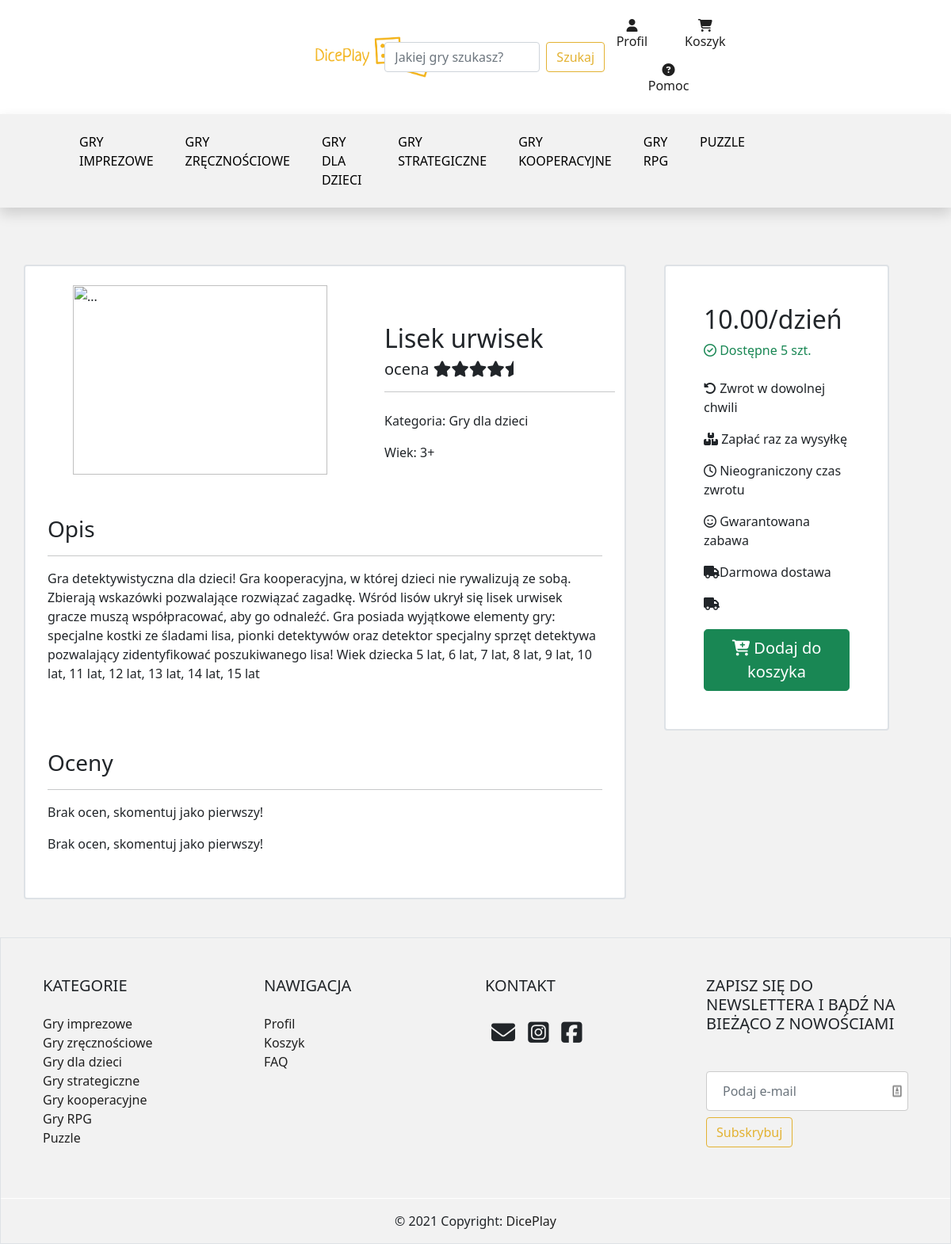
/produkt/9/, run on an earlier commit of the app's database.
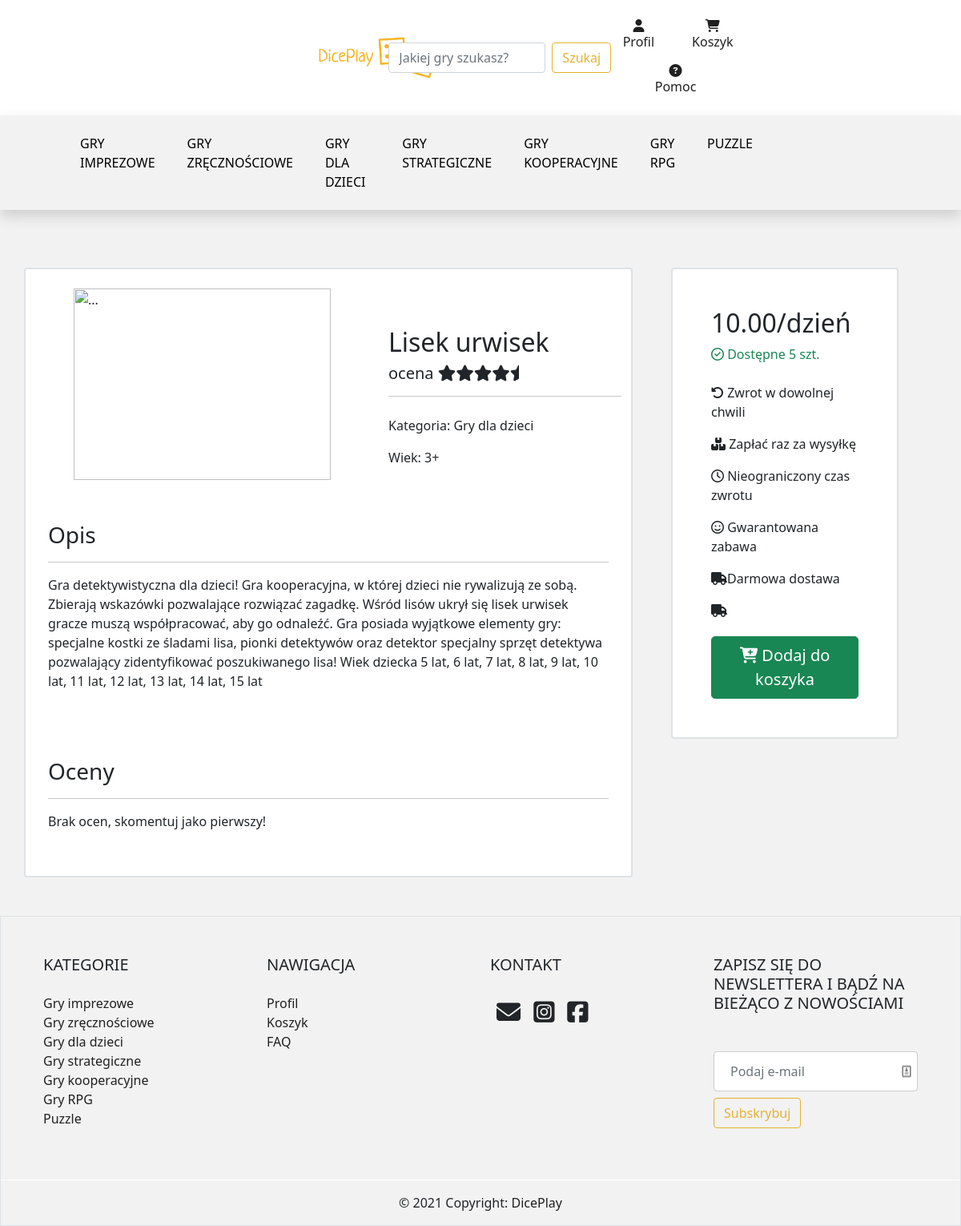
And on a later commit of the database.
### main/models.py (models this page shows, shortened)
class Rating(models.Model):
    user = models.ForeignKey(User, blank=False,  on_delete=models.CASCADE)
    product = models.ForeignKey(Product, on_delete=models.CASCADE)
    text = models.TextField(default="", blank=True)
    stars = models.PositiveSmallIntegerField(default=5)
    created_on = models.DateTimeField(auto_now_add=True)

### main/views.py (the view)
# urls.py: path('produkt/<int:id>/', show_product),
def show_product(request, id):
    show_product = get_object_or_404(Product, pk=id)
    rating = Rating.objects.all()
    amount = show_product.amount
    if amount == 0:
        text = False
    elif amount == 1:
        text = "Została ostatnia sztuka!"
    elif amount > 1:
        text = "Dostępne " + str(show_product.amount) + " szt."
    show_product.amount = text
    return render(request, 'produkt.html', {'show_product': show_product, "rating": rating})

### main/models.py (called while the page is built)
    def __str__(self):
          return self.category_name

### templates/produkt.html (shortened to what this page needs)
{% extends 'main.html' %}
{% block body %}
{% load static %}
<div class="container my-5">
    <div class="row">
        <div class="col-8 py-4 border border-2 rounded" style="background-color:#fff" >
            <div class="row">
                <div class="col-7">
                    <img src="{{ show_product.image.url }}" class="d-block w-100 px-5" alt="...">
                </div>
                <div class="col pt-5" style="background-color:#fff">
                    <h2>{{show_product.title}}</h2>
                    <h5>ocena <i class="fas fa-star"></i><i class="fas fa-star"></i><i class="fas fa-star"></i><i
                            class="fas fa-star"></i><i class="fas fa-star-half"></i></h5>
                    <hr>
                    <p class="pt-2">Kategoria: {{show_product.category}}
                    <p>
                    <p class="">Wiek: 3+</p>
                </div>
            </div>
            <div class="mx-3">
                <div class="py-1">
                    <h3 class="pt-5">Opis</h3>
                    <hr/>
                    {{show_product.description | safe}}
                </div>
                <div class="py-3">
                    <h3 class="pt-5">Oceny</h3>
                    <hr/>
                    {% for rate in rating %}
                    {% if show_product.id == rate.product.id %}
                    <div class="">
                        <h5>{{rate.user.username}} ({{rate.created_on}})</h5>
                        <p>{{rate.text}}</p>
                    </div>
                    {% else %}
                    <p>Brak ocen, skomentuj jako pierwszy!</p>
                    {% endif %}
                    {% endfor %}
                </div>
            </div>
        </div>
        <div class="col mx-5 p-5 border border-2 rounded mb-auto" style="background-color:#fff">
            {% if show_product.amount %}
            <h2>{{show_product.price}}/dzień</h2>
            <p class="text-success mb-4"><i class="far fa-check-circle"></i> {{show_product.amount}}</p>
            <p><i class="fas fa-undo-alt"></i> Zwrot w dowolnej chwili</p>
            <p><i class="fas fa-boxes"></i> Zapłać raz za wysyłkę</p>
            <p><i class="far fa-clock"></i> Nieograniczony czas zwrotu</p>
            <p><i class="far fa-smile"></i> Gwarantowana zabawa</p>
            <p><i class="fas fa-truck float-start pt-1"></i> Darmowa dostawa</p>
            <i class="fas fa-truck float-start pt-1"></i>
            <button type="button" class="btn btn-success btn-lg btn-block mt-4 "><i class="fas fa-cart-plus"></i> Dodaj
                do koszyka
            </button>
            {% else %}
            <p class="text-secondary"><i class="far fa-times-circle"></i> Produkt niedostpępny</p>
            <button type="button" class="btn btn-secondary btn-lg btn-block"> Poszukaj innych gier</button>
            {% endif %}
        </div>
    </div>
</div>
{% endblock %}

What changed in the data, as far as the page shows it:
removed Rating: shows "Brak ocen, skomentuj jako pierwszy!"
